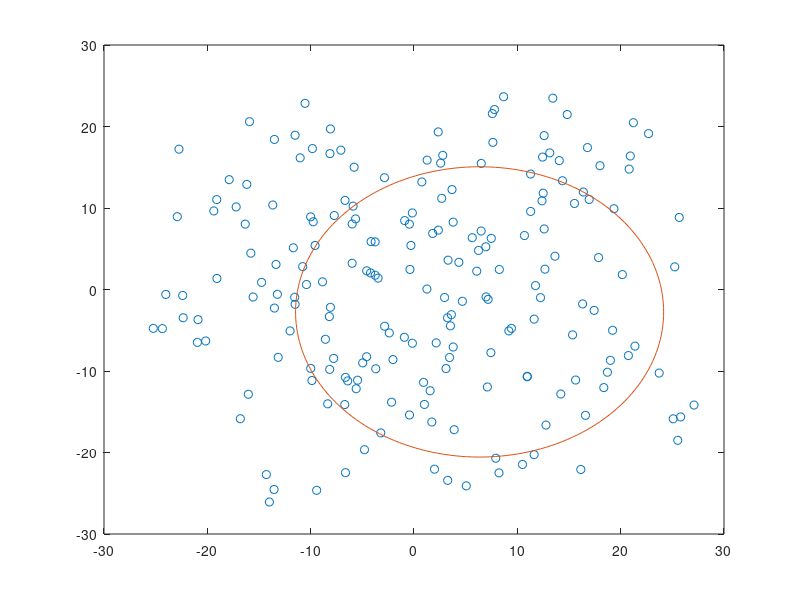

MATLAB code for this plot:
% B: RANSAC for circle fitting
% model: (x-a)^2 + (y-b)^2 = r^2

%% generate data
% data domain: -50, 50
% number of points: 200
% inlier thresholds: 0.5, 1, 2, 5
% inlier ratios: 30%, 50%, 70%, 90%

nb_points = 200;
range = [-50, 50];
inlier_th = [0.5, 1, 2, 5, 99];
inlier_ratios = [0.3, 0.5, 0.7, 0.9];

nb_inside_th = nb_points * [inlier_ratios 1];

temp_length = length(nb_inside_th);
for i=0:temp_length - 2
    nb_inside_th(temp_length - i) = nb_inside_th(temp_length - i) - nb_inside_th(temp_length - 1 - i);
end

% circle model
a = 1.24;
b = 0.76;
r = 7.11;

ang=linspace(0, 2*pi, nb_points);
x=r*cos(ang) + a;
y=r*sin(ang) + b;

variance = [-20, 20];

for i=1:nb_points
    while 1
        temp_x = x(i) + (variance(2)-variance(1))*rand(1, 1) + variance(1);
        temp_y = y(i) + (variance(2)-variance(1))*rand(1, 1) + variance(1);

        d = abs(sqrt( (x(i)-a)^2  + (y(i)-b)^2 ) -r );

        point_okay = 0;
        for j=1:length(inlier_th)
            if d < inlier_th(j) && nb_inside_th(j) > 0
                nb_inside_th(j) = nb_inside_th(j) - 1;
                point_okay = 1;
                break;
            end
        end
        if point_okay == 1
            x(i) = temp_x;
            y(i) = temp_y;
            break;
        end
    end
end

test_data = [x; y]';

clearvars a b r x y


%% Estimate model with RANSAC

% variables
% probability that at least one sample has no outliers: 99.9%
% s = sample size, 3 because a line can be modeled with 3 points
no_outlier_prob = 0.999;
sample_size = 3;
nb_iterations = log(1-no_outlier_prob)./log(1-inlier_ratios.^sample_size);

% Because we have 4 thresholds, and 4 ratios, I assume we are going to estimate
% the line 4 times.

est_count = length(nb_iterations);

a_best = zeros(est_count, 1);
b_best = zeros(est_count, 1);
r_best = zeros(est_count, 1);

for i=1:est_count
    best_count = 0;
    for j=1:nb_iterations(i)
        line_index = randi([1 200], sample_size, 1);
        x = test_data(line_index, 1);
        y = test_data(line_index, 2);

        m12 = (y(2) - y(1))/(x(2) - x(1));
        m23 = (y(3) - y(2))/(x(3) - x(2));

        x12 = (x(1) + x(2))/2;
        y12 = (y(1) + y(2))/2;

        x23 = (x(2) + x(3))/2;
        y23 = (y(2) + y(3))/2;

        a = ( m12*m23*(y23-y12)+m12*x23-m23*x12 ) / ( m12-m23 );
        b = (-1/m12)*(a-x12)-y12;
        r = sqrt( (x(1)-a)^2 + (y(1)-b)^2 );

        threshold = inlier_th(i);
        current_count = 0;

        clearvars x y

        for k=1:length(test_data)
            x = test_data(k,1);
            y = test_data(k,2);
            d = abs(sqrt( (x-a)^2  + (y-b)^2 ) -r );
            if d < threshold
                current_count = current_count + 1;
            end
        end

        if current_count > best_count
            best_count = current_count;
            a_best(i) = a;
            b_best(i) = b;
            r_best(i) = r;
        end
    end
end



%% plotting the resulting line approximations


ang=linspace(0, 2*pi, nb_points);
x=r_best(1)*cos(ang) + a_best(1);
y=r_best(1)*sin(ang) + b_best(1);

close all;
figure;

plot(test_data(:,1), test_data(:,2), 'o');
hold on;
plot(x, y);
hold off;















